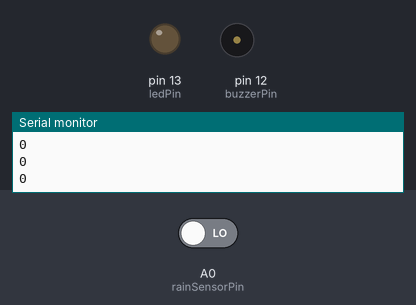
This sketch was run on a simulated Arduino Uno, built with avr-gcc and run on an emulated ATmega328P. Parts: output pins drawn as LEDs (lit = HIGH), buzzer (waves = sounding, pin HIGH), the last lines printed to the serial monitor. Inputs (shaded band) come from the test bench; at power-on: A0 (rainSensorPin) LOW.

Above: at 2.8 s.
2.9 s: A0 (rainSensorPin) driven HIGH
At 4.2 s:
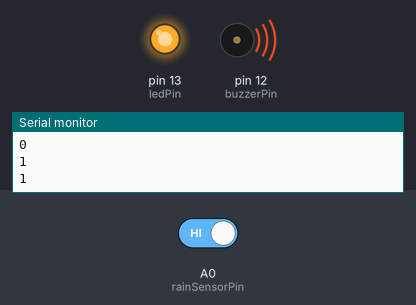
4.5 s: A0 (rainSensorPin) driven LOW
At 5.8 s:
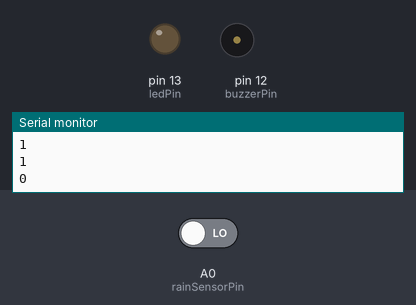
Timing chart, 0 to 7.5 s (numbered marks = the images above; inputs shaded):
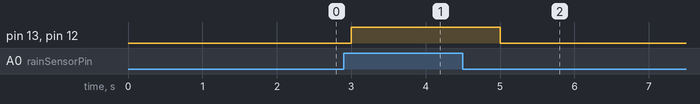

Measured:
- after the input at 2.9 s, pin 13 (ledPin), pin 12 (buzzerPin): LOW → HIGH after 0.10 s
- after the input at 4.5 s, pin 13 (ledPin), pin 12 (buzzerPin): HIGH → LOW after 0.50 s

The sketch:

Practica3.ino
```cpp
const int rainSensorPin = A0;
const int buzzerPin = 12;
const int ledPin = 13;

void setup() {
  pinMode(rainSensorPin, INPUT);
  pinMode(buzzerPin, OUTPUT);
  pinMode(ledPin, OUTPUT);
  Serial.begin(9600);
}

void loop() {
  int rainSensorValue = digitalRead(rainSensorPin);

  if (!rainSensorValue == LOW) { // LOW indica que se detecta agua
    digitalWrite(buzzerPin, HIGH);
    digitalWrite(ledPin, HIGH);
  } else {
    digitalWrite(buzzerPin, LOW);
    digitalWrite(ledPin, LOW);
  }

  Serial.println(rainSensorValue);
  delay(1000);
}
```
